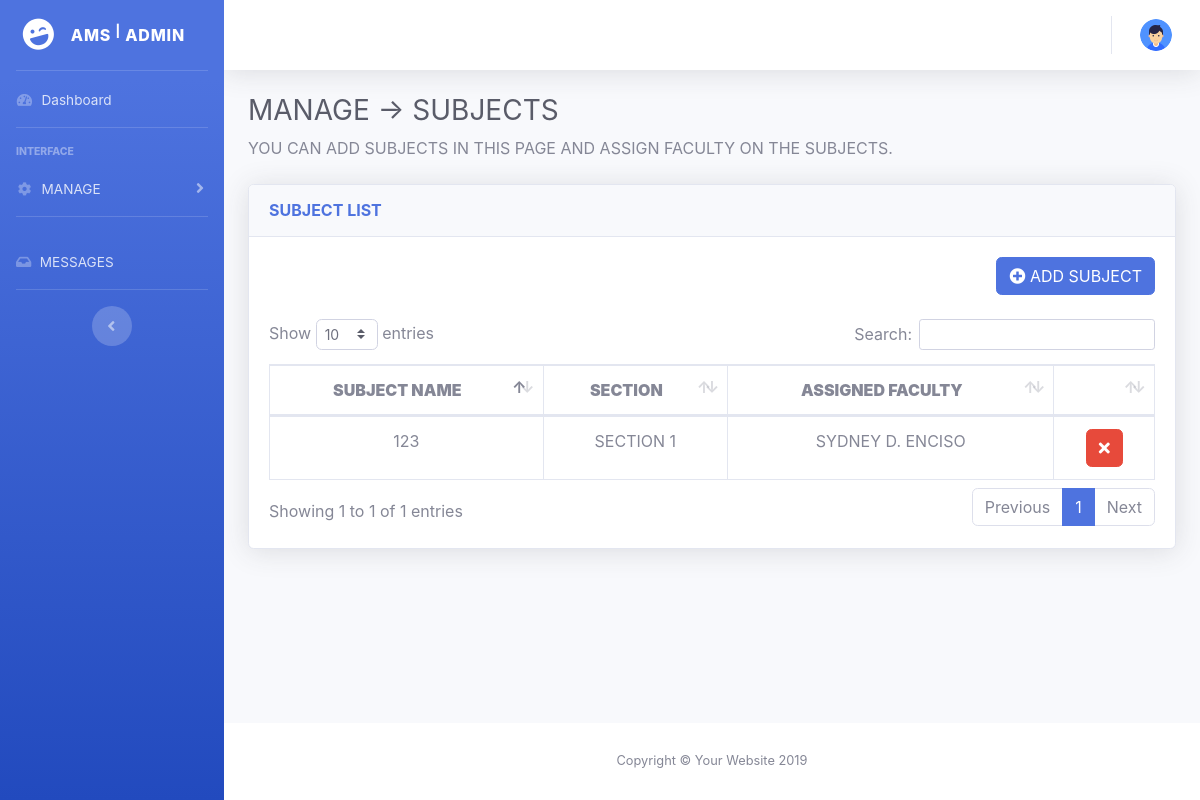
Screenshot of /staelena/admin_subjects.php with the database file from the repository.
### tables this page shows
CREATE TABLE `subject` (
  `sub_id` int(11) NOT NULL,
  `sec_id` int(11) NOT NULL,
  `emp_id` int(11) NOT NULL,
  `sub_name` varchar(45) NOT NULL
);

CREATE TABLE `section` (
  `sec_id` int(11) NOT NULL,
  `sec_name` varchar(45) NOT NULL
);

CREATE TABLE `faculty` (
  `emp_id` int(11) NOT NULL,
  `emp_name` varchar(45) NOT NULL,
  `emp_bday` varchar(45) NOT NULL,
  `emp_type` varchar(45) NOT NULL
);

### staelena/admin_subjects.php (the view, shortened to what this page needs)
<?php
include("core.php")
?>
<!DOCTYPE html>
<html lang="en">
<head>
  <link href="vendor/fontawesome-free/css/all.min.css" rel="stylesheet" type="text/css">
  <link href="css/font.css" rel="stylesheet">
  <link href="css/sb-admin-2.min.css" rel="stylesheet">
  <link href="vendor/datatables/dataTables.bootstrap4.min.css" rel="stylesheet">
</head>
<body id="page-top">
  <div id="wrapper">
    <ul class="navbar-nav bg-gradient-primary sidebar sidebar-dark accordion" id="accordionSidebar">
      <a class="sidebar-brand d-flex align-items-center justify-content-center" href="index.html">
        <div class="sidebar-brand-icon rotate-n-15">
          <i class="fas fa-laugh-wink"></i>
        </div>
        <div class="sidebar-brand-text mx-3">AMS <sup>|</sup> ADMIN</div>
      </a>
      <hr class="sidebar-divider my-0">
      <li class="nav-item">
        <a class="nav-link" href="admin_home.php">
          <i class="fas fa-fw fa-tachometer-alt"></i>
          <span>Dashboard</span></a>
      </li>
      <hr class="sidebar-divider">
      <div class="sidebar-heading">
        Interface
      </div>
      <li class="nav-item">
        <a class="nav-link collapsed" href="#" data-toggle="collapse" data-target="#collapseTwo" aria-expanded="true" aria-controls="collapseTwo">
          <i class="fas fa-fw fa-cog"></i>
          <span>MANAGE</span>
        </a>
      </li>
      <hr class="sidebar-divider">
      <li class="nav-item">
        <a class="nav-link" href="admin_message.php">
          <i class="fas fa-inbox"></i>
          <span>MESSAGES</span></a>
      </li>
      <hr class="sidebar-divider d-none d-md-block">
      <div class="text-center d-none d-md-inline">
        <button class="rounded-circle border-0" id="sidebarToggle"></button>
      </div>
    </ul>
    <div id="content-wrapper" class="d-flex flex-column">
      <div id="content">
        <nav class="navbar navbar-expand navbar-light bg-white topbar mb-4 static-top shadow">
          <ul class="navbar-nav ml-auto">
            <li class="nav-item dropdown no-arrow">
              <a class="nav-link dropdown-toggle" href="#" id="userDropdown" role="button" data-toggle="dropdown" aria-haspopup="true" aria-expanded="false">
                <img class="img-profile rounded-circle" src="img/user.png">
              </a>
            </li>
          </ul>
        </nav>
        <div class="container-fluid">
          <h1 class="h3 mb-2 text-gray-800">MANAGE -> SUBJECTS</h1>
          <p class="mb-4">YOU CAN ADD SUBJECTS IN THIS PAGE AND ASSIGN FACULTY ON THE SUBJECTS.</p>
          <div class="card shadow mb-4">
            <div class="card-header py-3">
              <h6 class="m-0 font-weight-bold text-primary">SUBJECT LIST</h6>
            </div>
            <div class="card-body">
              <div class="table-responsive">
                <table class="table table-bordered" id="dataTable" width="100%" cellspacing="0">
                  <div align="right">
                    <button class = "btn btn-primary" data-toggle="modal" data-target="#add_subject"><i class="fa fa-plus-circle" aria-hidden="true"></i> ADD SUBJECT </button>
                  </div>
                  <br>
                  <thead align="center">
                    <tr>
                      <th><b>SUBJECT NAME</b></th>
                      <th><b>SECTION</b></th>
                      <th><b>ASSIGNED FACULTY</b></th>
                      <th></th>
                    </tr>
                  </thead>
                  <tbody align="center">
                    <?php
                    $sql = "SELECT subject.sub_id, subject.sub_name, faculty.emp_name,section.sec_name,subject.sub_id FROM `subject` , `faculty`, `section` WHERE subject.emp_id = faculty.emp_id AND subject.sec_id = section.sec_id";
                    $result = mysqli_query($db, $sql);
                    while($row = mysqli_fetch_array($result))
                    {
                    ?>
                    <tr>
                      <td><?php echo strtoupper($row["sub_name"]); ?></td>
                      <td><?php echo strtoupper($row["sec_name"]); ?></td>
                      <td><?php echo strtoupper($row["emp_name"]); ?></td>
                      <td>
                        <button id="<?php echo $row['sub_id']; ?>" class="btn btn-danger btn-xs edit_subject_view a-tooltip">
                          <i class = "fa fa-times"></i>
                        </button>
                      </td>
                    </tr>
                    <?php
                    }
                    ?>
                  </tbody>
                </table>
              </div>
            </div>
          </div>
        </div>
      </div>
      <footer class="sticky-footer bg-white">
        <div class="container my-auto">
          <div class="copyright text-center my-auto">
            <span>Copyright &copy; Your Website 2019</span>
          </div>
        </div>
      </footer>
    </div>
  </div>
</body>
</html>

### staelena/admin_subjects.php (style rules this page uses)
.a-tooltip { position: relative; display: inline-block; }

### rows the page displays
subject: sub_name "123", sec.sec_name "SECTION 1", faculty.emp_name "SYDNEY D. ENCISO"
